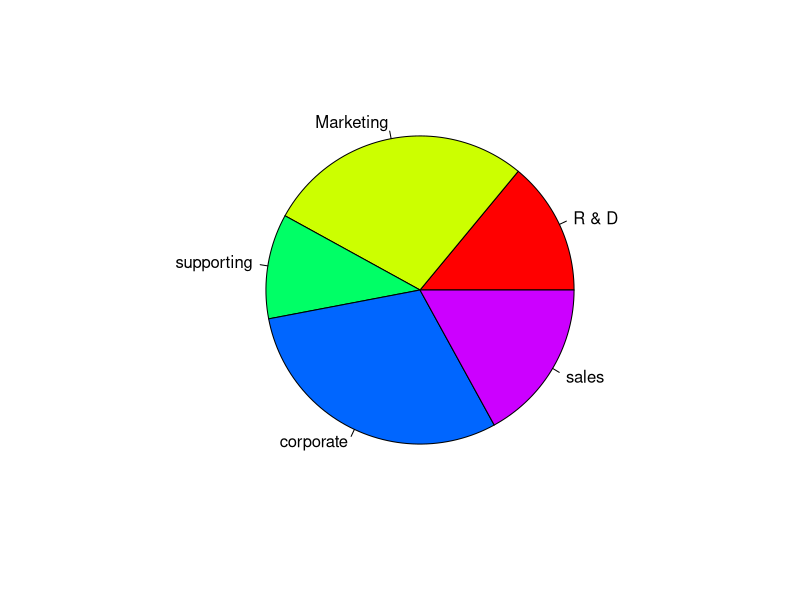

Write the R code that produced this figure.
vtr <- c(14,28,11,30,17)
name <- c("R & D","Marketing","supporting","corporate","sales")
pie(vtr,name, col = rainbow(length(vtr)))  